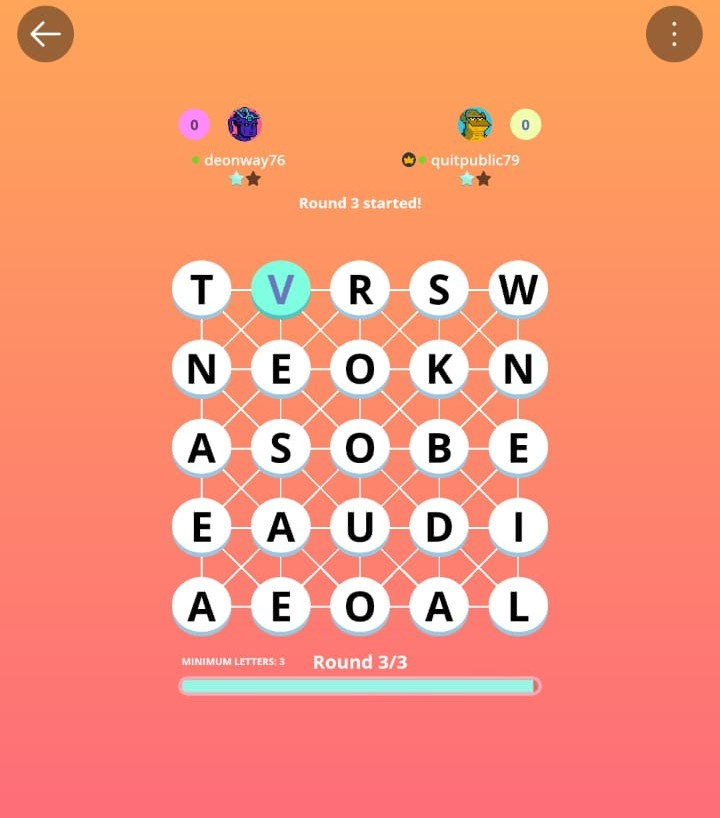
#> input picture images screenshots/2.jpeg, 720 x 818 px
$ python dbg_b2_regular.py
#> lines starting #> are read from the running program, lines starting #| are printed output that depends on the picture; after the words box and inside, x2 and y2 are one past the last pixel; in counts of white or black regions, pixels touching at a corner belong together
#> further down, img is the input picture: shape (818, 720, 3); mean B, G, R 120.9, 148.7, 245.3
### autoplay_v2/board_detector.py
"""Auto-detect the Plato Crosswords board from a screenshot.

Uses HSV colour masking to find white/cyan tile circles, NMS to remove
duplicates, and K-means clustering to arrange them into a 4×4 or 5×5 grid.
"""
from __future__ import annotations

from pathlib import Path
from typing import List, Optional, Tuple

import cv2
import numpy as np

from autoplay_v2.models import DetectedBoard, DetectedTile

# HSV bounds for game tile circles.
_CYAN_LOWER = (70, 45, 75)
_CYAN_UPPER = (105, 255, 255)
_WHITE_LOWER = (0, 0, 170)
_WHITE_UPPER = (179, 80, 255)


def _find_candidate_circles(
    image_bgr: np.ndarray,
    debug_dir: Optional[Path] = None,
) -> List[Tuple[int, int, int]]:
    """Detect white and cyan circles that could be game tiles.

    Returns a list of (centre_x, centre_y, radius).
    """
    h, w = image_bgr.shape[:2]
    hsv = cv2.cvtColor(image_bgr, cv2.COLOR_BGR2HSV)
#> hsv: shape (818, 720, 3); mean H, S, V 34.7, 130.7, 246.9

    white_mask = cv2.inRange(hsv, _WHITE_LOWER, _WHITE_UPPER)
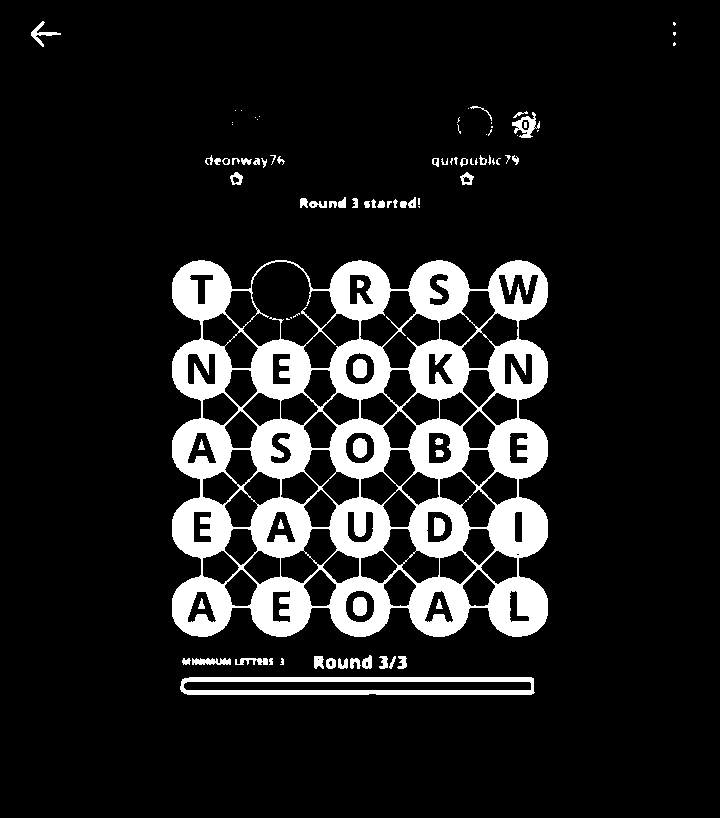
#> white_mask: shape (818, 720); 12.1% white; 91 white regions (34 under 20 px), largest, box (x1, y1, x2, y2) and area: (172, 260, 548, 637) 63507, (180, 677, 535, 695) 3556, (512, 112, 540, 138) 302
    cyan_mask = cv2.inRange(hsv, _CYAN_LOWER, _CYAN_UPPER)
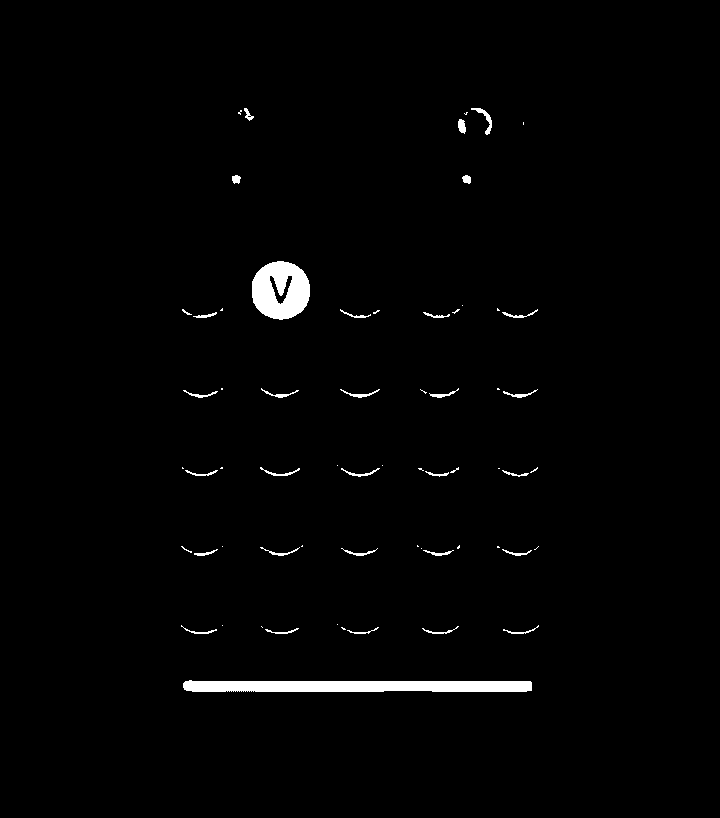
#> cyan_mask: shape (818, 720); 1.5% white; 63 white regions (31 under 20 px), largest, box (x1, y1, x2, y2) and area: (183, 680, 532, 692) 3756, (252, 261, 310, 320) 2511, (471, 108, 492, 135) 141
    mask = cv2.bitwise_or(white_mask, cyan_mask)
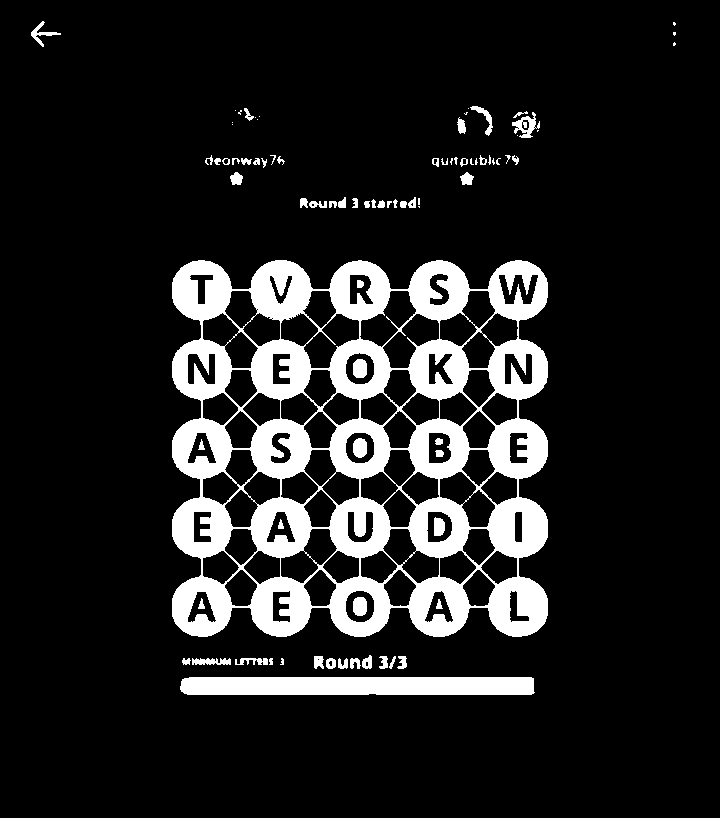
#> mask: shape (818, 720); 13.1% white; 84 white regions (25 under 20 px), largest, box (x1, y1, x2, y2) and area: (172, 260, 548, 637) 65950, (180, 677, 535, 695) 6324, (512, 112, 540, 138) 323

    kernel = cv2.getStructuringElement(cv2.MORPH_ELLIPSE, (5, 5))
    mask = cv2.morphologyEx(mask, cv2.MORPH_OPEN, kernel)
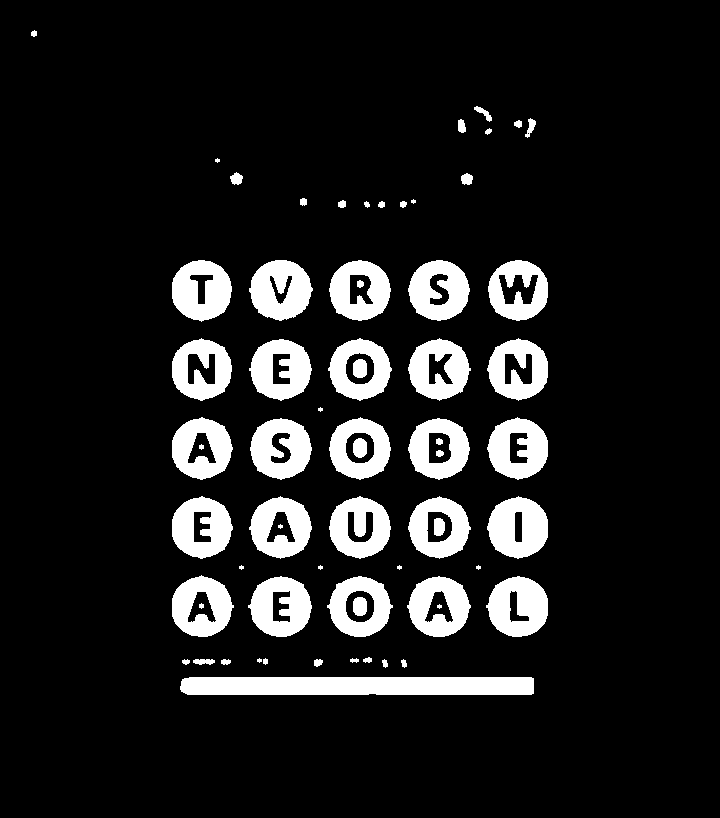
#> mask: shape (818, 720); 11.9% white; 67 white regions (10 under 20 px), largest, box (x1, y1, x2, y2) and area: (180, 677, 534, 695) 6322, (249, 260, 313, 321) 2718, (487, 496, 548, 559) 2713
    mask = cv2.morphologyEx(mask, cv2.MORPH_CLOSE, kernel)
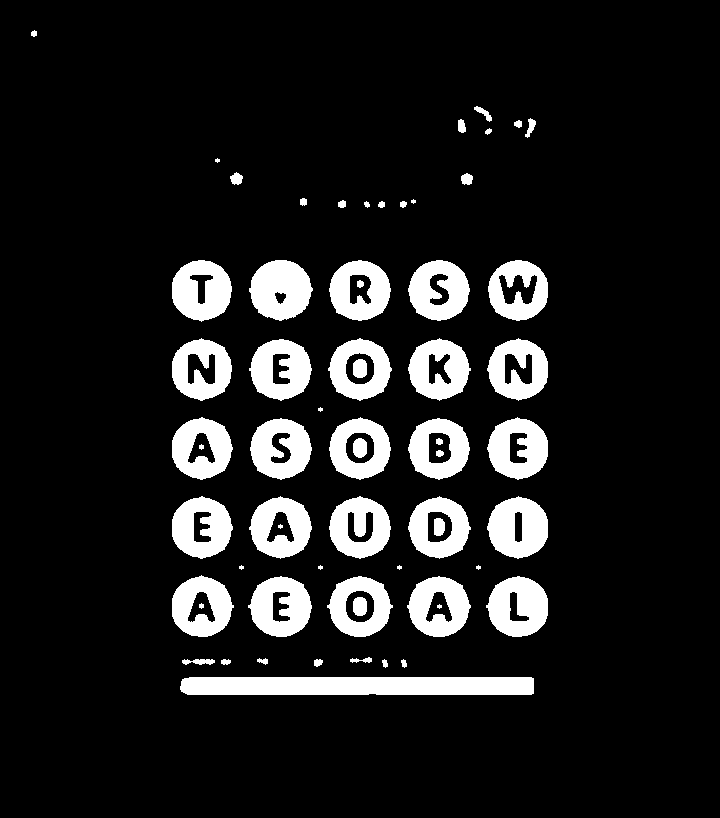
#> mask: shape (818, 720); 12% white; 64 white regions (9 under 20 px)

    if debug_dir is not None:
        debug_dir.mkdir(parents=True, exist_ok=True)
        cv2.imwrite(str(debug_dir / "01_hsv_mask.png"), mask)

    contours, _ = cv2.findContours(mask, cv2.RETR_EXTERNAL, cv2.CHAIN_APPROX_SIMPLE)
#> contours = 53 contours, 8 with area under 20; largest, box (x1, y1, x2, y2) and area: (180, 677, 534, 695) 5956, (327, 576, 393, 637) 2872, (329, 496, 391, 559) 2862, (328, 338, 392, 401) 2862, (329, 417, 391, 480) 2859

    img_area = h * w
#> (the rest of the program and of its run is left out)
